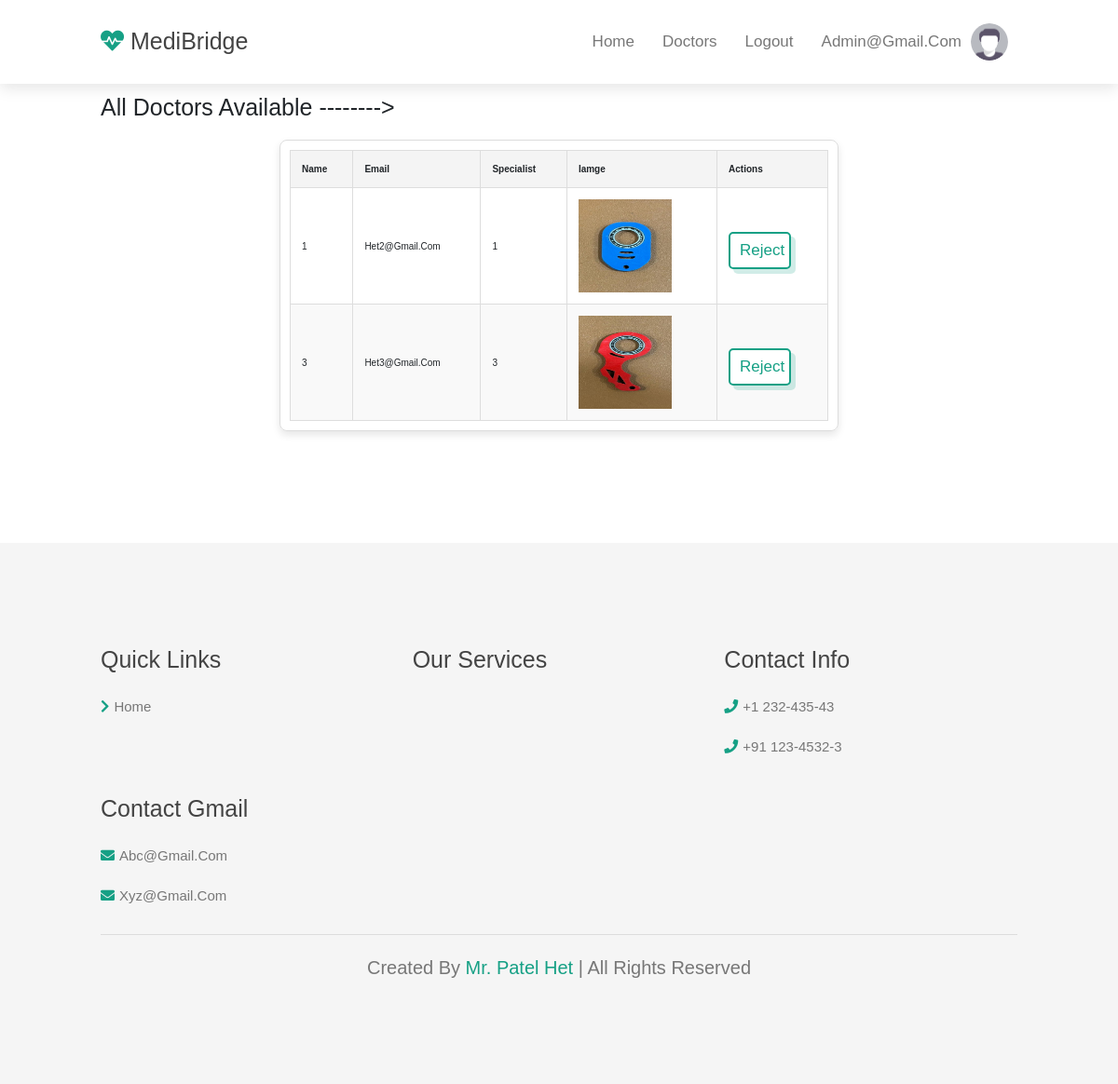
/admin1/doctors_cancel (signed in), run on the app's committed database.
### registration/models.py (models this page shows)
class Doctors(models.Model):
    email = models.CharField(max_length=50,unique=True)
    password = models.CharField(max_length=50)
    name = models.CharField(max_length=50, default="")
    specialist = models.CharField(max_length=50, default="")
    image = models.ImageField(upload_to='users/doctors/image', default="")
    approved = models.BooleanField(default=False)
    created_at = models.DateTimeField(auto_now_add=True)
    updated_At = models.DateTimeField(auto_now=True)

### admin1/decorators.py (the view)
    def inner1(request, *args, **kwargs):
        role = request.session.get('role')
        print("dfs : ", role, type(role))
        if role != 1:
            return HttpResponse('not allowed')
        return func(request, *args, **kwargs)

### admin1/views.py (called while the page is built)
@only_admin
def doctors_cancel(request):
    if request.method == "GET":
        context = {}
        context['doctors'] = Doctors.objects.filter(approved=True)
        return render(request, "admin1/a_doctors_cancel.html", context)

### admin1/templates/admin1/a_doctors_cancel.html (shortened to what this page needs)
{% extends "a_layout.html" %}
{% load static  %}
{% block content %}
<section>
   <h1>All Doctors Available --------></h1>
   <div class="table-container">
    <table>
      <thead>
        <tr>
          <th>Name</th>
          <th>Email</th>
          <th>Specialist</th>
          <th>Iamge</th>
          <th>Actions</th>
        </tr>
      </thead>
      <tbody>
        {% for doc in doctors %}
        <tr>
            <td>{{doc.name}}</td>
            <td>{{doc.email}}</td>
            <td>{{doc.specialist}}</td>
            <td><img width="100px" height="100px" src="{{doc.image.url}}" alt="Image not found"></td>
            <td>
              <form method="POST">
                  <button formaction="cancel_doctor/{{doc.id}}" class="btn-danger btn" >Reject</button>
              </form>
              </td>
          </tr>
        {% endfor %}
      </tbody>
    </table>
  </div>
</section>
{% endblock content %}

### templates/a_layout.html (shortened to what this page needs)
{% load static %}
<!DOCTYPE html>
<html lang="en">
<head>
    <link rel="stylesheet" href="https://cdnjs.cloudflare.com/ajax/libs/font-awesome/5.15.4/css/all.min.css">
    <link rel="stylesheet" href="https://cdn.jsdelivr.net/npm/bootstrap@4.0.0/dist/css/bootstrap.min.css">
    <link rel="stylesheet" href="https://cdnjs.cloudflare.com/ajax/libs/font-awesome/4.7.0/css/font-awesome.min.css">
</head>
<body>
    <header class="header">
        <a href="#" class="logo"> <i class="fas fa-heartbeat"></i> MediBridge</a>
        <nav class="navbar">
            <div class="profile">
                <a href="/admin1">Home</a>
                <div class="dropdown">
                    <button class="dropbtn" style="color: var(--light-color); background-color: white;">Doctors</button>
                </div>
                {% if request.session.id %}
                <a href="/logout">Logout</a>
                <a>
                    <div class="profile">
                        <span class="username">{{request.session.email}}</span>
                        <img src="{% static 'img/g.png' %}" alt="Profile" class="profile-img">
                    </div>
                </a>
                {% else %}
                <a href="/login"> Login </a>
                {% endif %}
            </div>
        </nav>
    </header>
    {% block content %}{% endblock content %}
    <section class="footer">
        <div class="box-container">
            <div class="box">
                <h3>Quick links</h3>
                <a href="/admin1"><i class="fas fa-chevron-right"></i>home</a>
            </div>
            <div class="box">
                <h3>Our Services</h3>
            </div>
            <div class="box">
                <h3>Contact Info</h3>
                <a href="#"><i class="fas fa-phone"></i>+1 232-435-43</a>
                <a href="#"><i class="fas fa-phone"></i>+91 123-4532-3</a>
            </div>
            <div class="box">
                <h3>Contact Gmail</h3>
                <a href="#"><i class="fas fa-envelope"></i>abc@gmail.com</a>
                <a href="#"><i class="fas fa-envelope"></i>xyz@gmail.com</a>
            </div>
        </div>
        <div class="credit">Created by <span>Mr. Patel Het</span> | all rights reserved</div>
    </section>
</body>
</html>

### templates/a_layout.html (style rules this page uses)
:root { --green:#16a085; --black:#444; --light-color:#777; --box-shadow:.5rem .5rem 0 rgba(22,160,133,.2); --text-shadow:.2rem .2rem 0 rgba(0,0,0,.2); --border: .2rem solid var(--green); }
* { font-family: 'Poppins',sans-serif; margin:0; padding: 0; box-sizing: border-box; outline: none; border: none; text-transform: capitalize; transition: all .2s ease-out; text-decoration: none; }
html { font-size: 62.5%; overflow-x: hidden; scroll-padding-top: 7rem; scroll-behavior: smooth; }
section { padding: 10rem 9%; }
section:nth-child(even) { background: #f5f5f5; }
.btn { display: inline-block; margin-top: 1rem; padding: .5rem; padding-left: 1rem; border: var(--border); border-radius: .5rem; box-shadow: var(--box-shadow); color: var(--green); cursor: pointer; font-size: 1.7rem; background: #fff; }
.header { padding: 2rem 9%; position: fixed; top: 0;left: 0;right: 0; z-index: 1000; box-shadow: 0 .5rem 1.5rem rgba(0,0,0,.1); display: flex; align-items: center; justify-content: space-between; background: #fff; }
.header .logo { font-size: 2.5rem; color: var(--black); }
.header .logo i { color: var(--green); }
.header .navbar { display: flex; }
.header .navbar a { font-size: 1.7rem; color: var(--light-color); margin-left: 2rem; }
.footer .box-container { display: grid; grid-template-columns: repeat(auto-fit,minmax(30rem,1fr)); gap: 2rem; }
.footer .box-container .box h3 { font-size: 2.5rem; color: var(--black); padding: 1rem 0; }
.footer .box-container .box a { display: block; font-size: 1.5rem; color: var(--light-color); padding: 1rem 0; }
.footer .box-container .box a i { padding-right: .5rem; color: var(--green); }
.footer .credit { padding: 1rem; padding-top: 2rem; margin-top: 2rem; text-align: center; font-size: 2rem; color: var(--light-color); border-top: .1rem solid rgba(0,0,0,.1); }
.footer .credit span { color: var(--green); }
.profile-img { width: 40px; height: 40px; border-radius: 50%; object-fit: cover; }
.profile { display: flex; align-items: center; gap: 10px; }
.dropdown { background-color: white; font-size: 1.7rem; margin-left: 2rem; }
.dropdown .dropbtn { cursor: pointer; }

### admin1/templates/admin1/a_doctors_cancel.html (style rules this page uses)
.table-container { max-width: 600px; margin: 20px auto; padding: 10px; border: 1px solid #ddd; border-radius: 8px; box-shadow: 0px 4px 8px rgba(0,0,0,0.1); overflow-x: auto; }
table { width: 100%; border-collapse: collapse; }
th, td { padding: 12px; border: 1px solid #ddd; text-align: left; }
th { background-color: #f4f4f4; font-weight: bold; }
tr:nth-child(even) { background-color: #f9f9f9; }

### data on the page
Doctors: name "1", email "Het2@gmail.com", specialist "1", image (picture)
Doctors: name "3", email "Het3@gmail.com", specialist "3", image (picture)

### other printed values
{{ request.session.email }} "Admin@gmail.com"
